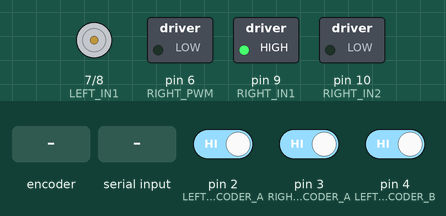
Recording of a sketch running on a simulated Arduino Uno, built with avr-gcc and run on an emulated ATmega328P. Parts: motor-driver pin pairs drawn as motors (green arrow = first pin HIGH = forward, orange = second pin HIGH = backward, longer = more drive, scaled by the enable pin), switched loads named in the sketch (green lamp = pin HIGH). The test bench sets the inputs (shaded band); at power-on: pin 2 (LEFT_ENCODER_A) HIGH, pin 3 (RIGHT_ENCODER_A) HIGH, pin 4 (LEFT_ENCODER_B) HIGH.

Above: at 1.2 s.
1.3 s: rotary encoder on pin 2 (LEFT_ENCODER_A) / pin 4 (LEFT_ENCODER_B) turned 3 steps (first pin leading)
At 1.55 s:
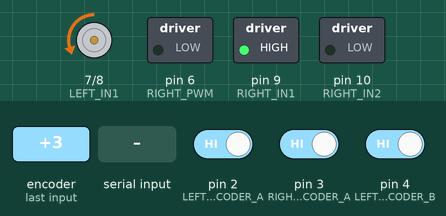
4.3 s: "m 45\n" received over Serial
At 5.3 s:
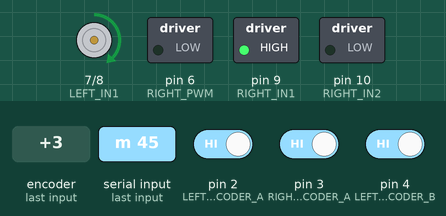
7.3 s: "o 45\n" received over Serial
At 9.6 s:
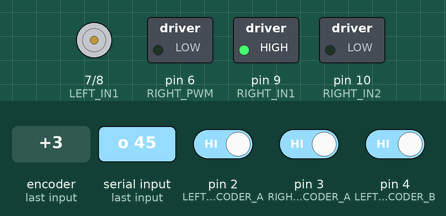
Timing chart, 0 to 11.1 s (numbered marks = the images above; inputs shaded):
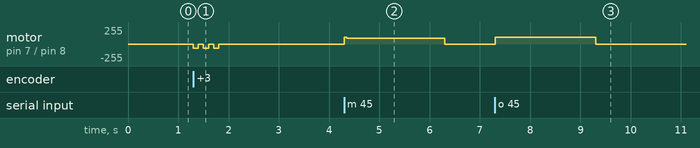

The sketch:

Robot2Firmware_v2.ino
```cpp
#include <Arduino.h>
#include "config.h"
#include "motor_driver.h"
#include "encoder_driver.h"
#include "pid_controller.h"
#include "serial_protocol.h"
#include "watchdog.h"

/*
================================================
 PID LOOP
================================================
*/
unsigned long lastPIDUpdate = 0;

/*
================================================
 SETUP
================================================
*/
void setup()
{
    /*
      Start serial communication
    */
    serialBegin();

    /*
      Initialize L298 drivers
    */
    motorBegin();

    /*
      Initialize encoders
    */
    encoders.begin();

    /*
      Initial PID tuning
      These are starting values.
      They will be tuned later.
    */
    leftPID.setTunings(2.0, 0.0, 0.2);
    rightPID.setTunings(2.0, 0.0, 0.2);

    /*
      Start watchdog timer
    */
    watchdogReset();

    // REMOVED: Serial.println("Robot2 Firmware Ready");
    // This keeps the serial buffer 100% clean of text strings for ROS 2.
}

/*
================================================
 MAIN LOOP
================================================
*/
void loop()
{
    /*
      Always listen for commands from Serial
    */
    serialUpdate();

    /*
      PID update loop (20Hz)
      Only runs in MODE_PID. In MODE_OPEN_LOOP, motorSetPWM()
      was already called directly by the 'o' command handler,
      so we must NOT overwrite it here every 50ms.
    */
    if (getControlMode() == MODE_PID && millis() - lastPIDUpdate >= PID_PERIOD)
    {
        lastPIDUpdate = millis();

        /*
          Update encoder differences
          Gives ticks travelled since last PID cycle
        */
        encoders.update();

        long leftTicks = encoders.getLeftDelta();
        long rightTicks = encoders.getRightDelta();

        /*
          Compute PID output
        */
        float leftPWM = leftPID.update((float)leftTicks);
        float rightPWM = rightPID.update((float)rightTicks);

        /*
          Send PWM to motors
        */
        motorSetPWM((int)leftPWM, (int)rightPWM);
    }

    /*
      Safety watchdog
      If Raspberry Pi stops sending motion commands ('m' or 'o'),
      stop robot. Note: querying encoders ('e') does NOT reset this
      timer, so a dead teleop link is caught even if odometry
      polling keeps running.
    */
    if (watchdogExpired())
    {
        motorSetPWM(0, 0);
        leftPID.reset();
        rightPID.reset();
    }
}
```

pid_controller.cpp
```cpp
#include "pid_controller.h"

PIDController leftPID;
PIDController rightPID;

PIDController::PIDController()
{
    kp = 1.0;
    ki = 0.0;
    kd = 0.0;
    target = 0;
    integral = 0;
    previousError = 0;
    outputLimit = MOTOR_MAX_PWM;
}

void PIDController::setTarget(float value)
{
    target = value;
}

float PIDController::update(float measured)
{
    float error = target - measured;
    integral += error;

    /* Integral anti-windup */
    if (integral > 100.0) integral = 100.0;
    if (integral < -100.0) integral = -100.0;

    float derivative = error - previousError;
    float output = (kp * error) + (ki * integral) + (kd * derivative);
    previousError = error;

    if (output > outputLimit)  output = outputLimit;
    if (output < -outputLimit) output = -outputLimit;

    return output;
}

void PIDController::reset()
{
    integral = 0;
    previousError = 0;
}

void PIDController::setTunings(float p, float i, float d)
{
    kp = p;
    ki = i;
    kd = d;
}
```

pid_controller.h
```cpp
#ifndef PID_CONTROLLER_H
#define PID_CONTROLLER_H

#include <Arduino.h>
#include "config.h"

class PIDController
{
public:
    PIDController();
    void setTarget(float target);
    float update(float measured);
    void reset();
    void setTunings(float kp, float ki, float kd);

private:
    float kp;
    float ki;
    float kd;
    float target;
    float integral;
    float previousError;
    float outputLimit;
};

extern PIDController leftPID;
extern PIDController rightPID;

#endif
```

serial_protocol.cpp
```cpp
#include "serial_protocol.h"
#include "encoder_driver.h"
#include "motor_driver.h"
#include "pid_controller.h"
#include "watchdog.h"

String inputString = "";
bool commandReady = false;

static ControlMode currentMode = MODE_PID;

ControlMode getControlMode()
{
    return currentMode;
}

void serialBegin()
{
    Serial.begin(SERIAL_BAUD);
    inputString.reserve(40);
}

/*
  Manually split "arg1 arg2 arg3" into up to 3 floats using
  String::toFloat(). Avoids sscanf("%f"), which is unreliable on
  AVR: the default avr-libc sscanf linked by the Arduino IDE does
  not include floating-point conversion support, so "%f" silently
  parses as 0.0 rather than failing loudly.
*/
void parseArgs(const String &args, float &a1, float &a2, float &a3)
{
    a1 = 0.0;
    a2 = 0.0;
    a3 = 0.0;

    int s1 = args.indexOf(' ');

    if (s1 == -1)
    {
        a1 = args.toFloat();
        return;
    }

    a1 = args.substring(0, s1).toFloat();

    int s2 = args.indexOf(' ', s1 + 1);

    if (s2 == -1)
    {
        a2 = args.substring(s1 + 1).toFloat();
        return;
    }

    a2 = args.substring(s1 + 1, s2).toFloat();
    a3 = args.substring(s2 + 1).toFloat();
}

void serialUpdate()
{
    while (Serial.available())
    {
        char c = Serial.read();

        // Check for carriage return or newline BEFORE adding the character
        // to the string. This stops whitespace/hidden formatting chars
        // from corrupting the argument parsing.
        if (c == '\r' || c == '\n')
        {
            if (inputString.length() > 0)
            {
                commandReady = true;
            }
        }
        else
        {
            inputString += c;

            // Safety guard: if a huge amount of data arrives with no
            // terminator (e.g. line-ending misconfigured upstream, or
            // noise on the line), drop it rather than growing forever.
            if (inputString.length() > 40)
            {
                inputString = "";
            }
        }

        if (commandReady)
        {
            char command = inputString.charAt(0);

            float a1 = 0.0;
            float a2 = 0.0;
            float a3 = 0.0;

            int firstSpace = inputString.indexOf(' ');

            if (firstSpace != -1)
            {
                String args = inputString.substring(firstSpace + 1);
                parseArgs(args, a1, a2, a3);
            }

            processCommand(command, a1, a2, a3);

            inputString = "";
            commandReady = false;
        }
    }
}

void processCommand(char command, float arg1, float arg2, float arg3)
{
    switch (command)
    {
        case 'e':
            // ROS asks for encoders. We return cumulative ticks separated
            // by a space. NO "OK" text is permitted here.
            // NOTE: does NOT reset the watchdog - see 'm'/'o' below.
            Serial.print(encoders.getLeftTicks());
            Serial.print(" ");
            Serial.println(encoders.getRightTicks());
            break;

        case 'm':
            // ROS sets target velocities. We pass them directly to the
            // PID controllers. This is a live motion command, so it
            // resets the watchdog and switches control to PID mode.
            watchdogReset();
            currentMode = MODE_PID;
            leftPID.setTarget(arg1);
            rightPID.setTarget(arg2);
            break;

        case 'r':
            // Resetting encoder counters is not a motion command -
            // does NOT reset the watchdog.
            encoders.reset();
            break;

        case 'o':
            // Raw open-loop PWM. Live motion command, so it resets the
            // watchdog and switches control to open-loop mode so the
            // PID block in loop() does not immediately overwrite this.
            watchdogReset();
            currentMode = MODE_OPEN_LOOP;
            motorSetPWM((int)arg1, (int)arg2);
            break;

        case 'p':
            leftPID.setTunings(arg1, arg2, arg3);
            rightPID.setTunings(arg1, arg2, arg3);
            break;

        case 's':
            currentMode = MODE_PID;
            motorSetPWM(0, 0);
            leftPID.reset();
            rightPID.reset();
            break;

        default:
            // Do nothing to avoid polluting the buffer if trash data is
            // received.
            break;
    }
}
```

serial_protocol.h
```cpp
#ifndef SERIAL_PROTOCOL_H
#define SERIAL_PROTOCOL_H

#include <Arduino.h>

/*
  Control mode - tracks whether the last motion command was a
  PID velocity target ('m') or a raw open-loop PWM value ('o').
  The main loop uses this to decide whether it's allowed to run
  the PID block, so 'o' commands aren't immediately overwritten
  by the next PID cycle.
*/
enum ControlMode
{
    MODE_PID,
    MODE_OPEN_LOOP
};

ControlMode getControlMode();

void serialBegin();
void serialUpdate();
void processCommand(char command, float arg1, float arg2, float arg3);

#endif
```

watchdog.cpp
```cpp
#include "watchdog.h"

unsigned long lastCommandTime = 0;

void watchdogReset()
{
    lastCommandTime = millis();
}

bool watchdogExpired()
{
    if (millis() - lastCommandTime > 2000)
    {
        return true;
    }
    return false;
}
```

watchdog.h
```cpp
#ifndef WATCHDOG_H
#define WATCHDOG_H

#include <Arduino.h>

extern unsigned long lastCommandTime;

void watchdogReset();
bool watchdogExpired();

#endif
```

config.h
```cpp
#ifndef CONFIG_H
#define CONFIG_H

#include <Arduino.h>

/*
================================================
 MOTOR DRIVER PINS (L298 Drivers)
================================================
*/

// LEFT SIDE L298 (Controls Both Left Motors)
#define LEFT_PWM      5  // Connects to ENA or ENB (Speed)
#define LEFT_IN1      7  // Connects to IN1 or IN3 (Direction)
#define LEFT_IN2      8  // Connects to IN2 or IN4 (Direction)

// RIGHT SIDE L298 (Controls Both Right Motors)
#define RIGHT_PWM     6  // Connects to ENA or ENB (Speed)
#define RIGHT_IN1     9  // Connects to IN1 or IN3 (Direction)
#define RIGHT_IN2     10 // Connects to IN2 or IN4 (Direction)

/*
================================================
 ENCODERS
================================================
*/

#define LEFT_ENCODER_A   2  // Must be pin 2 (Hardware Interrupt INT0)
#define LEFT_ENCODER_B   4  // Digital pin

#define RIGHT_ENCODER_A  3  // Must be pin 3 (Hardware Interrupt INT1)
#define RIGHT_ENCODER_B  12 // Digital pin

/*
================================================
 RESERVED
================================================
*/

// Future servo
#define SERVO_PIN 11

// MPU6050
// SDA = A4
// SCL = A5

/*
================================================
 ROBOT PARAMETERS
================================================
*/

#define ENCODER_TICKS_PER_REV 1980
#define MOTOR_MAX_PWM 255

// Measured minimum PWM from testing
#define MOTOR_MIN_PWM 60

/*
 PID
*/
#define PID_PERIOD 50   // ms

/*
 SERIAL
*/
#define SERIAL_BAUD 57600

#endif
```

encoder_driver.cpp
```cpp
#include "encoder_driver.h"

EncoderDriver encoders;

// Define static members here
volatile long EncoderDriver::leftCounter = 0;
volatile long EncoderDriver::rightCounter = 0;

/*
 LEFT encoder interrupt
 Triggers on CHANGE of channel A (Pin 2).
 Reads channel B (Pin 4) to resolve direction.
*/
void leftEncoderISR()
{
    int aState = digitalRead(LEFT_ENCODER_A);
    int bState = digitalRead(LEFT_ENCODER_B);

    if (aState == bState)
    {
        EncoderDriver::leftCounter--;
    }
    else
    {
        EncoderDriver::leftCounter++;
    }
}

/*
 RIGHT encoder interrupt
 Triggers on CHANGE of channel A (Pin 3).
 Reads channel B (Pin 12) to resolve direction.
*/
void rightEncoderISR()
{
    int aState = digitalRead(RIGHT_ENCODER_A);
    int bState = digitalRead(RIGHT_ENCODER_B);

    if (aState == bState)
    {
        EncoderDriver::rightCounter++;
    }
    else
    {
        EncoderDriver::rightCounter--;
    }
}

EncoderDriver::EncoderDriver()
{
    lastLeftTicks = 0;
    lastRightTicks = 0;
    leftDelta = 0;
    rightDelta = 0;
}

void EncoderDriver::begin()
{
    pinMode(LEFT_ENCODER_A, INPUT_PULLUP);
    pinMode(LEFT_ENCODER_B, INPUT_PULLUP);
    pinMode(RIGHT_ENCODER_A, INPUT_PULLUP);
    pinMode(RIGHT_ENCODER_B, INPUT_PULLUP);

    attachInterrupt(digitalPinToInterrupt(LEFT_ENCODER_A), leftEncoderISR, CHANGE);
    attachInterrupt(digitalPinToInterrupt(RIGHT_ENCODER_A), rightEncoderISR, CHANGE);
}

long EncoderDriver::getLeftTicks()
{
    noInterrupts();
    long value = leftCounter;
    interrupts();
    return value;
}

long EncoderDriver::getRightTicks()
{
    noInterrupts();
    long value = rightCounter;
    interrupts();
    return value;
}

void EncoderDriver::reset()
{
    noInterrupts();
    leftCounter = 0;
    rightCounter = 0;
    interrupts();

    lastLeftTicks = 0;
    lastRightTicks = 0;
    leftDelta = 0;
    rightDelta = 0;
}

void EncoderDriver::update()
{
    long currentLeft = getLeftTicks();
    long currentRight = getRightTicks();

    leftDelta = currentLeft - lastLeftTicks;
    rightDelta = currentRight - lastRightTicks;

    lastLeftTicks = currentLeft;
    lastRightTicks = currentRight;
}

long EncoderDriver::getLeftDelta()
{
    return leftDelta;
}

long EncoderDriver::getRightDelta()
{
    return rightDelta;
}
```

encoder_driver.h
```cpp
#ifndef ENCODER_DRIVER_H
#define ENCODER_DRIVER_H

#include <Arduino.h>
#include "config.h"

class EncoderDriver
{
public:
    EncoderDriver();
    void begin();
    long getLeftTicks();
    long getRightTicks();
    void reset();
    void update();
    long getLeftDelta();
    long getRightDelta();

    // Static variables accessed directly by the ISRs
    static volatile long leftCounter;
    static volatile long rightCounter;

private:
    long lastLeftTicks;
    long lastRightTicks;
    long leftDelta;
    long rightDelta;
};

extern EncoderDriver encoders;

/*
 Interrupt service routine signatures
*/
void leftEncoderISR();
void rightEncoderISR();

#endif
```

motor_driver.cpp
```cpp
#include "motor_driver.h"

/*
================================================
 Initialize L298 Drivers
================================================
*/
void motorBegin()
{
    pinMode(LEFT_PWM, OUTPUT);
    pinMode(LEFT_IN1, OUTPUT);
    pinMode(LEFT_IN2, OUTPUT);

    pinMode(RIGHT_PWM, OUTPUT);
    pinMode(RIGHT_IN1, OUTPUT);
    pinMode(RIGHT_IN2, OUTPUT);

    motorSetPWM(0, 0);
}

/*
================================================
 LEFT SIDE CONTROL
================================================
*/
void setLeftMotor(int pwm)
{
    bool reverse = false;

    if (pwm < 0)
    {
        reverse = true;
        pwm = -pwm;
    }

    if (pwm > MOTOR_MAX_PWM)
        pwm = MOTOR_MAX_PWM;

    /*
      Deadband compensation.
      Below MOTOR_MIN_PWM the motor draws current but does not
      actually turn, which stalls the PID loop (it sees zero
      ticks and keeps ramping error/integral). Any nonzero
      command is bumped up to the measured minimum that actually
      moves the wheels.
    */
    if (pwm > 0 && pwm < MOTOR_MIN_PWM)
        pwm = MOTOR_MIN_PWM;

    if (reverse)
    {
        digitalWrite(LEFT_IN1, LOW);
        digitalWrite(LEFT_IN2, HIGH);
    }
    else
    {
        digitalWrite(LEFT_IN1, HIGH);
        digitalWrite(LEFT_IN2, LOW);
    }

    analogWrite(LEFT_PWM, pwm);
}

/*
================================================
 RIGHT SIDE CONTROL
================================================
*/
void setRightMotor(int pwm)
{
    bool reverse = false;

    if (pwm < 0)
    {
        reverse = true;
        pwm = -pwm;
    }

    if (pwm > MOTOR_MAX_PWM)
        pwm = MOTOR_MAX_PWM;

    /*
      Deadband compensation - see setLeftMotor() above.
    */
    if (pwm > 0 && pwm < MOTOR_MIN_PWM)
        pwm = MOTOR_MIN_PWM;

    if (reverse)
    {
        digitalWrite(RIGHT_IN1, LOW);
        digitalWrite(RIGHT_IN2, HIGH);
    }
    else
    {
        digitalWrite(RIGHT_IN1, HIGH);
        digitalWrite(RIGHT_IN2, LOW);
    }

    analogWrite(RIGHT_PWM, pwm);
}

/*
================================================
 Main interface used by PID
================================================
*/
void motorSetPWM(int leftPWM, int rightPWM)
{
    setLeftMotor(leftPWM);
    setRightMotor(rightPWM);
}
```

motor_driver.h
```cpp
#ifndef MOTOR_DRIVER_H
#define MOTOR_DRIVER_H

#include <Arduino.h>
#include "config.h"

void motorBegin();

void motorSetPWM(
    int leftPWM,
    int rightPWM
);

void setLeftMotor(
    int pwm
);

void setRightMotor(
    int pwm
);

#endif

/*
******** LEFT DRIVER ********
 One L298 controls:
 Left Front Motor + Left Rear Motor
 ---- pinout -----
 ENA + ENB = 5 PWM (Speed)
 IN1 + IN3 = 7 (Direction)
 IN2 + IN4 = 8 (Direction)

******** RIGHT DRIVER ********
 One L298 controls:
 Right Front Motor + Right Rear Motor
 ---- pinout -----
 ENA + ENB = 6 PWM (Speed)
 IN1 + IN3 = 9 (Direction)
 IN2 + IN4 = 10 (Direction)

 ******* Encoders ********
 ---- REAR LEFT ENCODER ----
 Channel A - 2
 Channel B - 4

 ---- REAR RIGHT ENCODER ----
 Channel A - 3
 Channel B - 12

 NOTE: The encoder vcc - 5V and GND - GND

 ******* GND SHARING *******
Arduino GND + both L298 Motor driver GND + Encoder GND
*/
```

Measured:
- after the input at 1.3 s, motor on pin 7 (LEFT_IN1) / pin 8 (LEFT_IN2): alternates backward 60/255 for 0.10 s and stopped for 0.10 s, 6 changes in all, then stays stopped, starting at once
- after the input at 4.3 s, motor on pin 7 (LEFT_IN1) / pin 8 (LEFT_IN2): stopped → forward 90/255 at once, → stopped 2.0 s later
- after the input at 7.3 s, motor on pin 7 (LEFT_IN1) / pin 8 (LEFT_IN2): stopped → forward 99/255 at once, → stopped 2.0 s later
